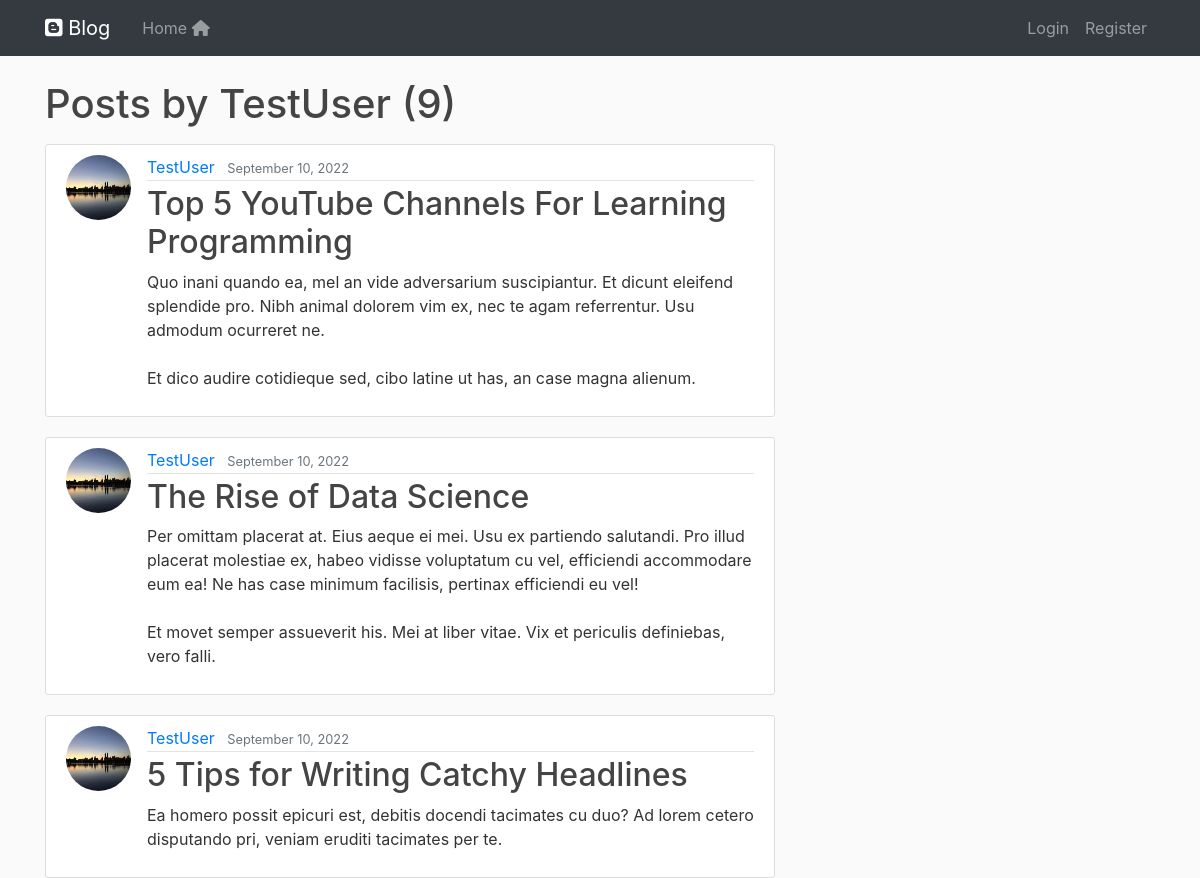
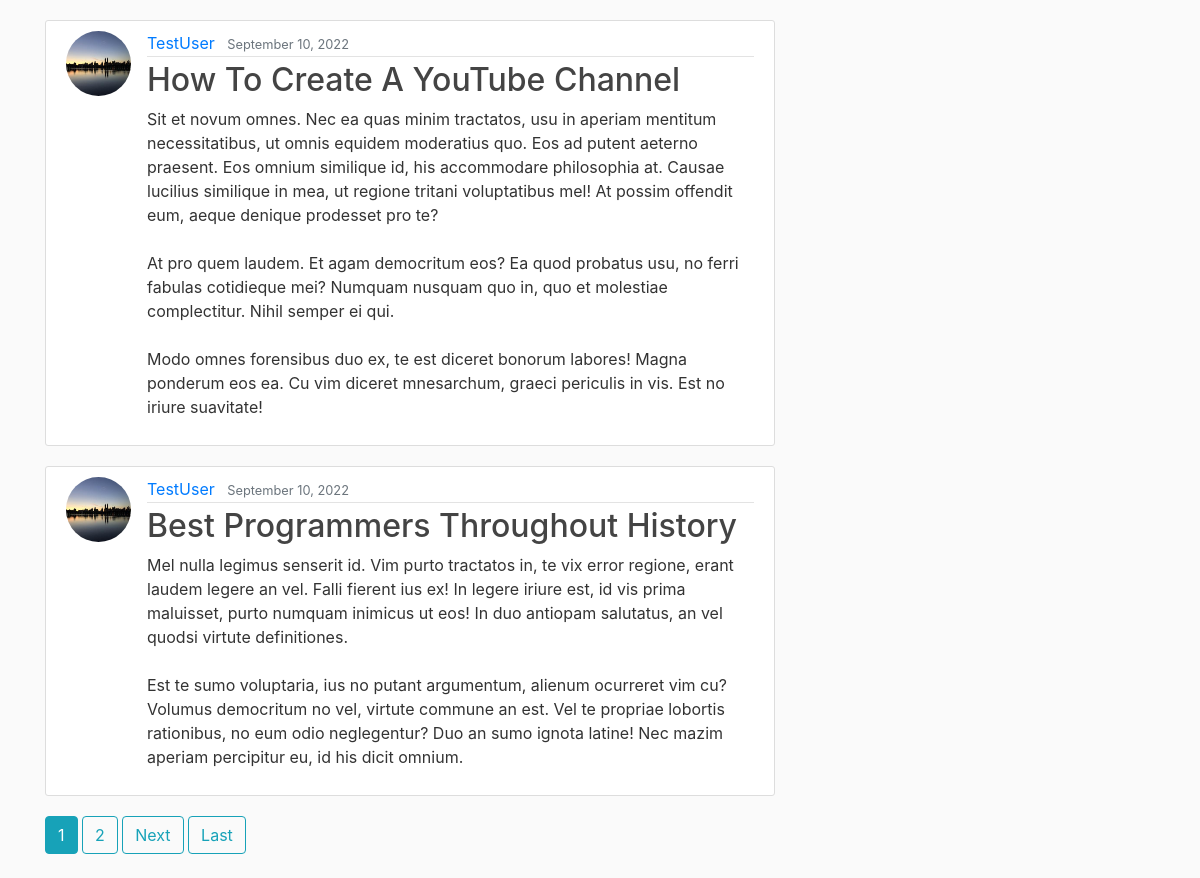
Page /user/TestUser on the committed database (2 pictures, top to bottom).
### blog/models.py (models this page shows, shortened)
class Post(models.Model):
    title = models.CharField(max_length=100)
    content = models.TextField()
    date_posted = models.DateTimeField(default=timezone.now)
    author = models.ForeignKey(User, on_delete= models.CASCADE)

### users/models.py (models this page shows, shortened)
class Profile(models.Model):
    user = models.OneToOneField(User, on_delete= models.CASCADE)
    image = models.ImageField(default = 'default.jpg', upload_to='profile_pics')

### blog/views.py (the view)
# urls.py: path('user/<str:username>', UserPostListView.as_view(), name='user-posts'),
class UserPostListView(ListView):
    model = Post
    template_name = 'blog/user_posts.html'  # <app>/<model>_<viewtype>.html
    context_object_name = 'posts'
    paginate_by = 5
    def get_queryset(self):
        user = get_object_or_404(User, username=self.kwargs.get('username'))
        return Post.objects.filter(author=user).order_by('-date_posted')

### blog/templates/blog/user_posts.html (shortened to what this page needs)
{% extends "blog/base.html" %}
{% block content %}
    <h1 class="mb-3">Posts by {{ view.kwargs.username }} ({{ page_obj.paginator.count }})</h1>
    {% for post in posts %}
        <article class="media content-section">
          <img class="rounded-circle article-img" src="{{ post.author.profile.image.url }}">
          <div class="media-body">
            <div class="article-metadata">
              <a class="mr-2" href="{% url 'user-posts' post.author.username %}">{{ post.author }}</a>
              <small class="text-muted">{{ post.date_posted|date:"F d, Y" }}</small>
            </div>
            <h2><a class="article-title" href="{% url 'post-detail' post.id %}">{{ post.title }}</a></h2>
            <p class="article-content">{{ post.content }}</p>
          </div>
        </article>
    {% endfor %}
    {% if is_paginated %}
      {% for num in page_obj.paginator.page_range %}
        {% if page_obj.number == num %}
          <a class="btn btn-info mb-4" href="?page={{ num }}">{{ num }}</a>
        {% elif num > page_obj.number|add:'-3' and num < page_obj.number|add:'3' %}
          <a class="btn btn-outline-info mb-4" href="?page={{ num }}">{{ num }}</a>
        {% endif %}
      {% endfor %}
      {% if page_obj.has_next %}
        <a class="btn btn-outline-info mb-4" href="?page={{ page_obj.next_page_number }}">Next</a>
        <a class="btn btn-outline-info mb-4" href="?page={{ page_obj.paginator.num_pages }}">Last</a>
      {% endif %}
    {% endif %}
{% endblock content %}

### blog/static/blog/main.css (style rules this page uses)
h1, h2, h3, h4, h5, h6 { color: #444444; }
.content-section { background: #ffffff; padding: 10px 20px; border: 1px solid #dddddd; border-radius: 3px; margin-bottom: 20px; }
.article-title { color: #444444; }
.article-content { white-space: pre-line; }
.article-img { height: 65px; width: 65px; margin-right: 16px; }
.article-metadata { padding-bottom: 1px; margin-bottom: 4px; border-bottom: 1px solid #e3e3e3 }

### rows in the picture
Post: author.profile.image (placeholder picture), author "TestUser", date_posted "September 10, 2022", title "Top 5 YouTube Channels For Learning Programming", content "Quo inani quando ea, mel an vide adversarium suscipiantur. Et dicunt eleifend splendide pro. Nibh animal dolorem vim ex, nec te agam referrentur. Usu admodum ocurreret ne. Et dico audire cotidieque sed, cibo latine ut has, an case magna alienum."
Post: author.profile.image (placeholder picture), author "TestUser", date_posted "September 10, 2022", title "The Rise of Data Science", content "Per omittam placerat at. Eius aeque ei mei. Usu ex partiendo salutandi. Pro illud placerat molestiae ex, habeo vidisse voluptatum cu vel, efficiendi accommodare eum ea! Ne has case minimum facilisis, pertinax efficiendi eu vel! Et movet semper assueverit his. Mei at liber vitae. Vix et periculis definiebas, vero falli."
Post: author.profile.image (placeholder picture), author "TestUser", date_posted "September 10, 2022", title "5 Tips for Writing Catchy Headlines", content "Ea homero possit epicuri est, debitis docendi tacimates cu duo? Ad lorem cetero disputando pri, veniam eruditi tacimates per te."
Post: author.profile.image (placeholder picture), author "TestUser", date_posted "September 10, 2022", title "How To Create A YouTube Channel", content "Sit et novum omnes. Nec ea quas minim tractatos, usu in aperiam mentitum necessitatibus, ut omnis equidem moderatius quo. Eos ad putent aeterno praesent. Eos omnium similique id, his accommodare philosophia at. Causae lucilius similique in mea, ut regione tritani voluptatibus mel! At possim offendit eum, aeque denique prodesset pro te? At pro quem laudem. Et agam democritum eos? Ea quod probatus usu, no ferri fabulas cotidieque mei? Numquam nusquam quo in, quo et molestiae complectitur. Nihil semper ei qui. Modo omnes forensibus duo ex, te est diceret bonorum labores! Magna ponderum eos ea. Cu vim diceret mnesarchum, graeci periculis in vis. Est no iriure suavitate!"
Post: author.profile.image (placeholder picture), author "TestUser", date_posted "September 10, 2022", title "Best Programmers Throughout History", content "Mel nulla legimus senserit id. Vim purto tractatos in, te vix error regione, erant laudem legere an vel. Falli fierent ius ex! In legere iriure est, id vis prima maluisset, purto numquam inimicus ut eos! In duo antiopam salutatus, an vel quodsi virtute definitiones. Est te sumo voluptaria, ius no putant argumentum, alienum ocurreret vim cu? Volumus democritum no vel, virtute commune an est. Vel te propriae lobortis rationibus, no eum odio neglegentur? Duo an sumo ignota latine! Nec mazim aperiam percipitur eu, id his dicit omnium."

### other values in the picture
{{ view.kwargs.username }} "TestUser"
{{ page_obj.paginator.count }} "9"
{{ num }} "1"
{{ num }} "2"
